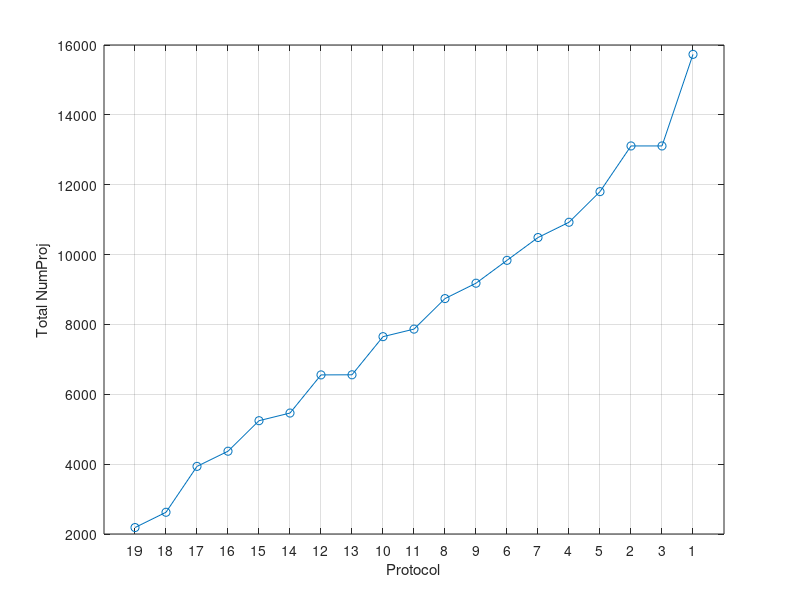

Write MATLAB code to recreate this figure. (Note: this script raises an error after producing the figure.)
%% Simulation of different Protocols for wide-field-scanning
% Main file for WideFieldScan-Simulation
%
% the file can be started in the matlab console and then runs fully
% self-contained, as long as the necessary files are present

warning off Images:initSize:adjustingMag % suppress the warning about big images
clear; close all; clc;tic; disp(['It`s now ' datestr(now) ]);disp('-----');

if isunix
  addpath('/sls/X02DA/data/e11126/MATLAB/matlab2tikz');
else
  addpath('P:\MATLAB\matlab2tikz');
end

printit = 1;
ShowTheErrorFigures = 1;
SSIM = 0; % User SSIM to calculate the "Error". 0=DifferenceImage, 1=SSIM, 
writeas = '-dpng';

FOV_mm            = 4;  % This is the FOV the user wants to achieve
Binning           = 2;  % since the Camera is 2048px wide, the binning influences the DetectorWidth
Magnification     = 10;  % Magn. and Binning influence the pixelsize
ExposureTime      = 100;  % Exposure Time, needed for Total Scan Time estimation
Overlap_px        = 100;  % Overlap between the SubScans, needed for merging
MinimalQuality    = 16;  % minimal Quality for Simulation
MaximalQuality    = 100;  % maximal Quality for Simulation     
QualityStepWidth  = 4.6666;  % Quality StepWidth, generally 10%
SimulationSize_px = 256;  % DownSizing Factor for Simulation > for Speedup
writeout          = 1; % Do we write a PreferenceFile to disk at the end?
UserSampleName  = 'Paper';     % SampleName For OutputFile, now without str2num, since it's already a string...
Beamtime     = 'Paper';     % Beamtime-Name, used for the path for writing the preference-file

%% Calculations needed for progress
pixelsize = 7.4 / Magnification * Binning; % makes Pixel Size [um] equal to second table on TOMCAT website (http://is.gd/citz)

FOV_px = round( FOV_mm * 1000 / pixelsize); % mm -> um -> px
DetectorWidth_px= 2048 / Binning;  % The camera is 2048 px wide > FOV scales with binning

SegmentWidth_px = DetectorWidth_px - Overlap_px;    
AmountOfSubScans = ceil( FOV_px / SegmentWidth_px );  

pause(0.001);
disp([num2str(AmountOfSubScans) ' SubScans are needed to cover your chosen FOV']);

if mod(AmountOfSubScans,2) == 0 % AmountOfSubScans needs to be odd
    AmountOfSubScans = AmountOfSubScans +1;
    disp(['Since an odd Amount of SubScans is needed, we acquire ' num2str(AmountOfSubScans) ' SubScans.'])
end

ActualFOV_px = AmountOfSubScans * SegmentWidth_px; % this is the real actual FOV, which we aquire
disp(['Your sample could be ' num2str((ActualFOV_px*pixelsize/1000) - FOV_mm) ' mm wider and would still fit into this protocol...']);
disp(['Your sample could be ' num2str(ActualFOV_px - FOV_px) ' pixels wider and would still fit into this protocol...']);

NumberOfProjections = ...
    [ 5244, 5244, 5244;
    5244, 2622, 5244;
    4370, 4370, 4370;
    4370, 2185, 4370;
    3934, 3934, 3934;
    3934, 1967, 3934;
    3496, 3496, 3496;
    3496, 1748, 3496;    
    3060, 3060, 3060;
    3060, 1530, 3060;
    2622, 2622, 2622;
    2622, 1311, 2622;
    2186, 2186, 2186;
    2185, 1093, 2185;
    1748, 1748, 1748;
    1748,  874, 1748;
    1312, 1312, 1312; 
     874,  874,  874;
      874, 437,  874;]

AmountOfProtocols=size(NumberOfProjections,1);

for i=1:AmountOfProtocols
  TimePerProtocol(i) = NaN; % DUMMY FOR THE PAPER
end

TotalProjectionsPerProtocol = sum(NumberOfProjections,2)

[ dummy SortIndex ] = sort(TotalProjectionsPerProtocol);
pause(0.001);

% plot this table
figure
  plot(TotalProjectionsPerProtocol(SortIndex),'-o');
  xlabel('Protocol')
  ylabel('Total NumProj')
  set(gca,'XTick',[1:AmountOfProtocols])
  set(gca,'XTickLabel',SortIndex)
  grid on;

%% Simulating these Protocols to give the end-user a possibility to choose
% Use SimulationSize input at the beginning to reduce the calculations to
% this size, or else it just takes too long...
ModelReductionFactor = SimulationSize_px / ActualFOV_px;
ModelOverlap_px= round( Overlap_px * ModelReductionFactor );
MinimalOverlap = 3;
if ModelOverlap_px < MinimalOverlap % Overlap needs to be above 4 pixels to reliably calculate the merging.
  CorrectedReductionFactor = MinimalOverlap / Overlap_px ;
  h=helpdlg(['The Overlap for your chosen Model Size is ' num2str(ModelOverlap_px) ...
    ' px (=below ' num2str(MinimalOverlap) 'px). I`m thus redefining the Reduction Factor from ' ...
    num2str(round(ModelReductionFactor*1000)/1000) ' to ' num2str(round(CorrectedReductionFactor*1000)/1000) ],... %*1000/1000 is used to display 3 digits...
    'Tenshun!');
  SimulationSize_px = round( SimulationSize_px * CorrectedReductionFactor / ModelReductionFactor );
  ModelReductionFactor = CorrectedReductionFactor;
  ModelOverlap_px = round(Overlap_px * ModelReductionFactor);
  uiwait(h);
end
pause(0.001);

disp(['The actual FOV is ' num2str(ActualFOV_px) ' pixels, the set ModelSize is ' num2str(SimulationSize_px) ...
  ', we are thus reducing our calculations approx. ' num2str(round(1/ModelReductionFactor)) ' times.']);
pause(0.001);

ModelNumberOfProjections = round(NumberOfProjections .* ModelReductionFactor);
disp('Generating ModelPhantom...');
ModelImage = phantom( round( ActualFOV_px*ModelReductionFactor ) );
ModelSize=size(ModelImage,1);
ModelImage = imnoise(ModelImage,'gaussian',0,0.005);
ModelDetectorWidth = round( DetectorWidth_px * ModelReductionFactor );
theta = 1:179/ModelNumberOfProjections(1):180;
disp('Calculating ModelSinogram...');
ModelMaximalSinogram = radon(ModelImage,theta);
disp('Calculating ModelReconstruction...');
ModelMaximalReconstruction = iradon(ModelMaximalSinogram,theta);

h = waitbar(0,['Simulating']);
for Protocol = 1:size(ModelNumberOfProjections,1)
  waitbar(Protocol/size(ModelNumberOfProjections,1),h,['Working on Protocol ' num2str(Protocol) ' of ' num2str(size(ModelNumberOfProjections,1)) '.'])
  disp('---');
  disp(['Working on Protocol ' num2str(Protocol) ' of ' num2str(size(ModelNumberOfProjections,1)) '.']);
  % calculating the error to the original, fullsize protocol
  % uses ModelSinogram and current NumberOfProjections as input
  [ AbsoluteError(Protocol), ErrorPerPixel(Protocol) ] = ...
    fct_ErrorCalculation(ModelImage,ModelNumberOfProjections(Protocol,:),ModelMaximalReconstruction,SSIM,ShowTheErrorFigures);
  pause(0.001);
end
close(h)


%% Normalizing the Error
Quality = max(ErrorPerPixel) - ErrorPerPixel;
Quality = Quality ./ max(Quality) * ( MaximalQuality - MinimalQuality) + MinimalQuality;

FitFactor = 4;
figure
  ScanningTime = TotalProjectionsPerProtocol / max(TotalProjectionsPerProtocol) * 116;
  % Calculate fit parameters
  [FittedQuality,ErrorEst] = polyfit(ScanningTime,Quality',FitFactor);
  % Evaluate the fit
  EvalFittedQuality = polyval(FittedQuality,ScanningTime(SortIndex),ErrorEst);
  % Plot the data and the fit
  plot(ScanningTime(SortIndex),EvalFittedQuality,'-',ScanningTime(SortIndex),Quality(SortIndex),'o');
  xlabel(['Time used [Percent of Gold Standard]']);
  ylim([0 120]) 
  ylabel('Expected Quality of the Scan [Percent]');
  grid on;
  title('Quality plotted vs. sorted Total Number of Projections');
  %legend(['polynomial Fit (' num2str(FitFactor) ')'],'Protocols','Location','SouthEast')
  legend(['polynomial Fit'],'Protocols','Location','SouthEast')
  if printit == 1
    File = [ num2str(ModelSize) 'px-Simulation-SSIMVsScanningTime-forPaper' ];
    filename = [ 'P:\MATLAB\WideFieldScan\PaperPlots' filesep File ];
    print(writeas, filename);    
    filename = [ filename '.tex' ];
    matlab2tikz(filename);
  end
 
